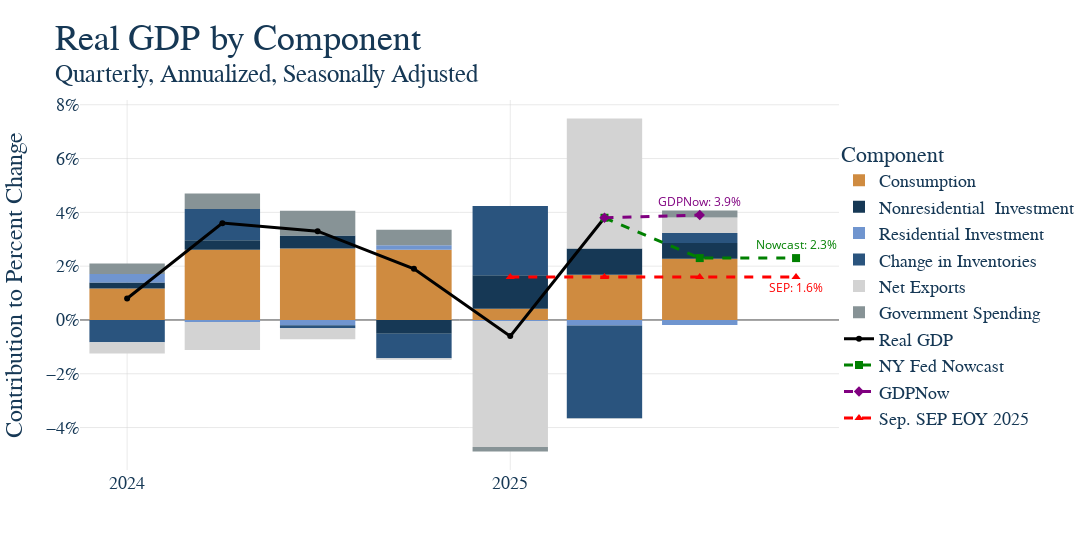

The cell this chart's notebook holds for it:
### Code cell
fig = go.Figure()


# All colors with "names"
colors_dict = {
    'orange':  '#CF8B40',
    'blue': '#2A547E' ,
    'dark_gray': '#879396',
    'beige':'#F7CAC9',
    'light_blue': '#7095cf',
    'light_gray': '#D3D3D3',
    'dark_blue_text': '#163855'
}

# Ordered colors for order of trace coloring
custom_colorway = [
    colors_dict['orange'],
    colors_dict['dark_blue_text'],
    colors_dict['light_blue'],
    colors_dict['blue'],
    colors_dict['light_gray'],
    colors_dict['dark_gray']
]

bar_columns = [col for col in contrib_df.columns if col != "Real GDP"]

# Add stacked bars for all columns except 'Real GDP', using the custom color sequence
for i, col in enumerate(bar_columns):
    fig.add_trace(
        go.Bar(
            x=contrib_df.index,
            y=contrib_df[col],
            name=col,
            marker_color=custom_colorway[i % len(custom_colorway)]
        )
    )

# Add Real GDP as a line on top
fig.add_trace(
    go.Scatter(
        x=contrib_df.index,
        y=contrib_df["Real GDP"],
        name="Real GDP",
        mode="lines+markers",
        line=dict(color="black", width=3)
    )
)

# # Add annotation for GDPNow at the final point on the x axis
# fig.add_annotation(
#     x=contrib_df.index[-1],
#     y=4.5,
#     text="GDPNow: 3.9%",
#     showarrow=False,
#     font=dict(color="black", size=11),
#     xanchor="center",
#     yanchor="bottom"
# )

fig.update_layout(
    legend=dict(
        font=dict(size= 18),
        orientation="v",
        x=1,
        y=0.5,
        xanchor="left",
        yanchor="middle"
    ),
    barmode='relative',
    title="Real GDP by Component <br><sup>Quarterly, Annualized, Seasonally Adjusted</sup>",
    xaxis_title="Date",
    yaxis_title="Contribution to Percent Change",
    legend_title="Component"
)

fig.add_trace(go.Scatter(
    x=["2025-04-01", "2025-07-01", "2025-10-01"],
    y=[3.8, 2.3, 2.3],
    mode='lines+markers+text',
    text=['','', 'Nowcast: 2.3%'],  # Labels for the dots
    textposition='top center',
    line=dict(dash='dash'),
    textfont=dict(color='green', size=12),
    marker=dict(size=8, color='green', symbol='square'),
    name='NY Fed Nowcast'
))

fig.add_trace(go.Scatter(
    x=["2025-04-01", "2025-07-01"],
    y=[3.8, 3.9],
    mode='lines+markers+text',
    text=['', 'GDPNow: 3.9%'],  # Labels for the dots
    textposition='top center',
    line=dict(dash='dash'),
    textfont=dict(color='purple', size=12),
    marker=dict(size=8, color='purple', symbol='diamond'),
    name='GDPNow'
))


fig.add_trace(go.Scatter(
    x=["2025-01-01", "2025-04-01", "2025-07-01", "2025-10-01"],
    y=[1.6, 1.6, 1.6, 1.6],
    mode='lines+text+markers',
    text=['', '', '', 'SEP: 1.6%'],  # Labels for the dots
    textposition='bottom center',
    line=dict(dash='dash', color='red'),
    textfont=dict(color='red', size=12),
    marker=dict(size=8, color='red', symbol='triangle-up'),
    name='Sep. SEP EOY 2025'
))

fig.update_xaxes(
    dtick="M12",
    tickformat="%Y",
    title_text=None,
)

fig.update_layout(
    height=550,
    width=1150,
)
fig.update_yaxes(ticksuffix="%", tickformat=".f")


fig.write_html(GRAPH_OUTPUT_PATH / f"{GRAPH_NAME}.html")
fig.show()

### Figure 1 — Plotly figure (JSON) as saved in the notebook; plotly's stock layout.template omitted (floating-point values rounded to 4 significant figures)
{"data": [{"marker": {"color": "#CF8B40"}, "name": "Consumption", "type": "bar", "x": ["2024-01-01T00:00:00", "2024-04-01T00:00:00", "2024-07-01T00:00:00", "2024-10-01T00:00:00", "2025-01-01T00:00:00", "2025-04-01T00:00:00", "2025-07-01T00:00:00"], "y": [1.17, 2.61, 2.66, 2.61, 0.42, 1.68, 2.28]}, {"marker": {"color": "#163855"}, "name": "Nonresidential  Investment", "type": "bar", "x": ["2024-01-01T00:00:00", "2024-04-01T00:00:00", "2024-07-01T00:00:00", "2024-10-01T00:00:00", "2025-01-01T00:00:00", "2025-04-01T00:00:00", "2025-07-01T00:00:00"], "y": [0.22, 0.35, 0.48, -0.51, 1.24, 0.98, 0.58]}, {"marker": {"color": "#7095cf"}, "name": "Residential Investment", "type": "bar", "x": ["2024-01-01T00:00:00", "2024-04-01T00:00:00", "2024-07-01T00:00:00", "2024-10-01T00:00:00", "2025-01-01T00:00:00", "2025-04-01T00:00:00", "2025-07-01T00:00:00"], "y": [0.32, -0.08, -0.2, 0.17, -0.04, -0.21, -0.19]}, {"marker": {"color": "#2A547E"}, "name": "Change in Inventories", "type": "bar", "x": ["2024-01-01T00:00:00", "2024-04-01T00:00:00", "2024-07-01T00:00:00", "2024-10-01T00:00:00", "2025-01-01T00:00:00", "2025-04-01T00:00:00", "2025-07-01T00:00:00"], "y": [-0.83, 1.17, -0.11, -0.91, 2.58, -3.44, 0.37]}, {"marker": {"color": "#D3D3D3"}, "name": "Net Exports", "type": "bar", "x": ["2024-01-01T00:00:00", "2024-04-01T00:00:00", "2024-07-01T00:00:00", "2024-10-01T00:00:00", "2025-01-01T00:00:00", "2025-04-01T00:00:00", "2025-07-01T00:00:00"], "y": [-0.42, -1.04, -0.41, -0.06, -4.68, 4.83, 0.58]}, {"marker": {"color": "#879396"}, "name": "Government Spending", "type": "bar", "x": ["2024-01-01T00:00:00", "2024-04-01T00:00:00", "2024-07-01T00:00:00", "2024-10-01T00:00:00", "2025-01-01T00:00:00", "2025-04-01T00:00:00", "2025-07-01T00:00:00"], "y": [0.39, 0.57, 0.92, 0.57, -0.17, -0.01, 0.26]}, {"line": {"color": "black", "width": 3}, "mode": "lines+markers", "name": "Real GDP", "type": "scatter", "x": ["2024-01-01T00:00:00", "2024-04-01T00:00:00", "2024-07-01T00:00:00", "2024-10-01T00:00:00", "2025-01-01T00:00:00", "2025-04-01T00:00:00", "2025-07-01T00:00:00"], "y": [0.8, 3.6, 3.3, 1.9, -0.6, 3.8, NaN]}, {"line": {"dash": "dash"}, "marker": {"color": "green", "size": 8, "symbol": "square"}, "mode": "lines+markers+text", "name": "NY Fed Nowcast", "text": ["", "", "Nowcast: 2.3%"], "textfont": {"color": "green", "size": 12}, "textposition": "top center", "type": "scatter", "x": ["2025-04-01", "2025-07-01", "2025-10-01"], "y": [3.8, 2.3, 2.3]}, {"line": {"dash": "dash"}, "marker": {"color": "purple", "size": 8, "symbol": "diamond"}, "mode": "lines+markers+text", "name": "GDPNow", "text": ["", "GDPNow: 3.9%"], "textfont": {"color": "purple", "size": 12}, "textposition": "top center", "type": "scatter", "x": ["2025-04-01", "2025-07-01"], "y": [3.8, 3.9]}, {"line": {"color": "red", "dash": "dash"}, "marker": {"color": "red", "size": 8, "symbol": "triangle-up"}, "mode": "lines+text+markers", "name": "Sep. SEP EOY 2025", "text": ["", "", "", "SEP: 1.6%"], "textfont": {"color": "red", "size": 12}, "textposition": "bottom center", "type": "scatter", "x": ["2025-01-01", "2025-04-01", "2025-07-01", "2025-10-01"], "y": [1.6, 1.6, 1.6, 1.6]}], "layout": {"barmode": "relative", "height": 550, "legend": {"font": {"size": 18}, "orientation": "v", "title": {"text": "Component"}, "x": 1, "xanchor": "left", "y": 0.5, "yanchor": "middle"}, "title": {"text": "Real GDP by Component <br><sup>Quarterly, Annualized, Seasonally Adjusted</sup>"}, "width": 1150, "xaxis": {"dtick": "M12", "tickformat": "%Y", "title": {}}, "yaxis": {"tickformat": ".f", "ticksuffix": "%", "title": {"text": "Contribution to Percent Change"}}}}
